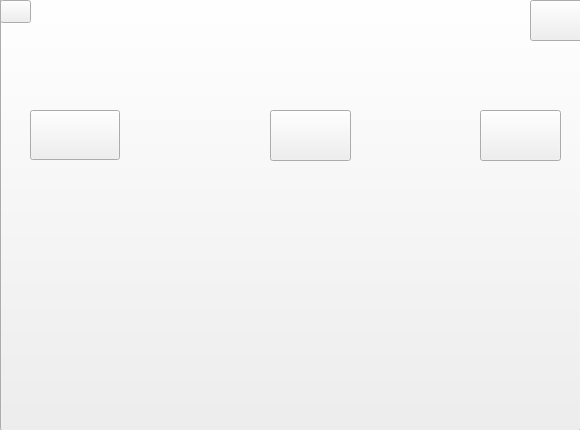
<?xml version="1.0" encoding="UTF-8"?>
<ui version="4.0">
 <class>start</class>
 <widget class="QWidget" name="start">
  <property name="geometry">
   <rect>
    <x>0</x>
    <y>0</y>
    <width>580</width>
    <height>430</height>
   </rect>
  </property>
  <property name="windowTitle">
   <string>Baking Quest Main Menu</string>
  </property>
  <property name="windowIcon">
   <iconset>
    <normaloff>sprites/MJ_left.png</normaloff>sprites/MJ_left.png</iconset>
  </property>
  <widget class="QPushButton" name="pushButton">
   <property name="geometry">
    <rect>
     <x>30</x>
     <y>110</y>
     <width>90</width>
     <height>50</height>
    </rect>
   </property>
   <property name="text">
    <string/>
   </property>
   <property name="icon">
    <iconset>
     <normaloff>pics/newgame_button.png</normaloff>pics/newgame_button.png</iconset>
   </property>
   <property name="iconSize">
    <size>
     <width>90</width>
     <height>55</height>
    </size>
   </property>
  </widget>
  <widget class="QPushButton" name="pushButton_2">
   <property name="geometry">
    <rect>
     <x>270</x>
     <y>110</y>
     <width>81</width>
     <height>51</height>
    </rect>
   </property>
   <property name="text">
    <string/>
   </property>
   <property name="icon">
    <iconset>
     <normaloff>pics/continuegame_button.png</normaloff>pics/continuegame_button.png</iconset>
   </property>
   <property name="iconSize">
    <size>
     <width>150</width>
     <height>51</height>
    </size>
   </property>
  </widget>
  <widget class="QPushButton" name="pushButton_3">
   <property name="geometry">
    <rect>
     <x>480</x>
     <y>110</y>
     <width>81</width>
     <height>51</height>
    </rect>
   </property>
   <property name="text">
    <string/>
   </property>
   <property name="icon">
    <iconset>
     <normaloff>pics/leveleditor_button.png</normaloff>pics/leveleditor_button.png</iconset>
   </property>
   <property name="iconSize">
    <size>
     <width>90</width>
     <height>51</height>
    </size>
   </property>
  </widget>
  <widget class="QPushButton" name="pushButton_5">
   <property name="enabled">
    <bool>true</bool>
   </property>
   <property name="geometry">
    <rect>
     <x>0</x>
     <y>-10</y>
     <width>581</width>
     <height>441</height>
    </rect>
   </property>
   <property name="text">
    <string/>
   </property>
   <property name="icon">
    <iconset>
     <normaloff>pics/startscreen.png</normaloff>pics/startscreen.png</iconset>
   </property>
   <property name="iconSize">
    <size>
     <width>613</width>
     <height>440</height>
    </size>
   </property>
  </widget>
  <widget class="QPushButton" name="pushButton_4">
   <property name="geometry">
    <rect>
     <x>0</x>
     <y>0</y>
     <width>31</width>
     <height>23</height>
    </rect>
   </property>
   <property name="text">
    <string/>
   </property>
   <property name="icon">
    <iconset>
     <normaloff>pics/help_button.png</normaloff>pics/help_button.png</iconset>
   </property>
   <property name="iconSize">
    <size>
     <width>37</width>
     <height>25</height>
    </size>
   </property>
  </widget>
  <widget class="QPushButton" name="pushButton_6">
   <property name="geometry">
    <rect>
     <x>530</x>
     <y>0</y>
     <width>61</width>
     <height>41</height>
    </rect>
   </property>
   <property name="text">
    <string/>
   </property>
   <property name="icon">
    <iconset>
     <normaloff>pics/quit_button.png</normaloff>pics/quit_button.png</iconset>
   </property>
   <property name="iconSize">
    <size>
     <width>85</width>
     <height>85</height>
    </size>
   </property>
  </widget>
  <zorder>pushButton_5</zorder>
  <zorder>pushButton</zorder>
  <zorder>pushButton_2</zorder>
  <zorder>pushButton_3</zorder>
  <zorder>pushButton_4</zorder>
  <zorder>pushButton_6</zorder>
 </widget>
 <resources/>
 <connections/>
</ui>
